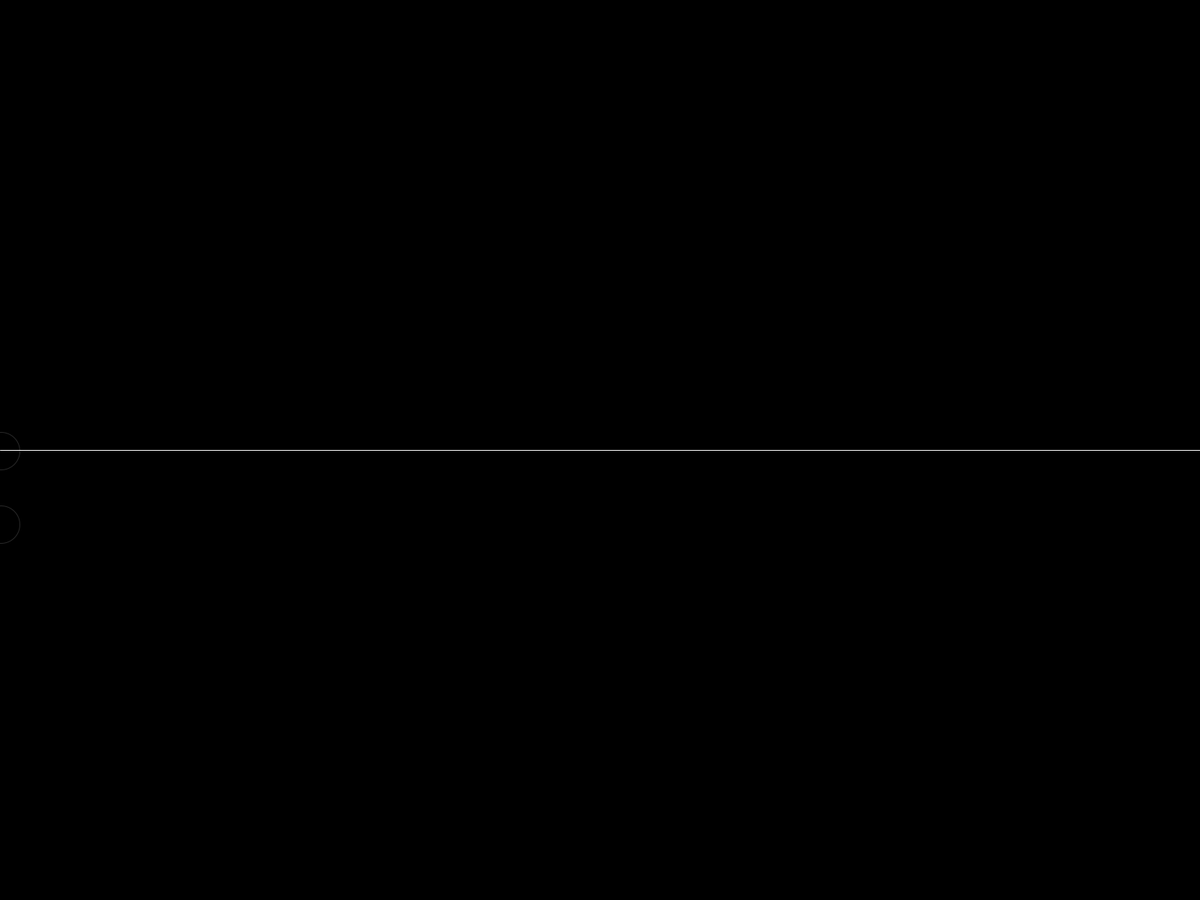
Frame 1 (no input)
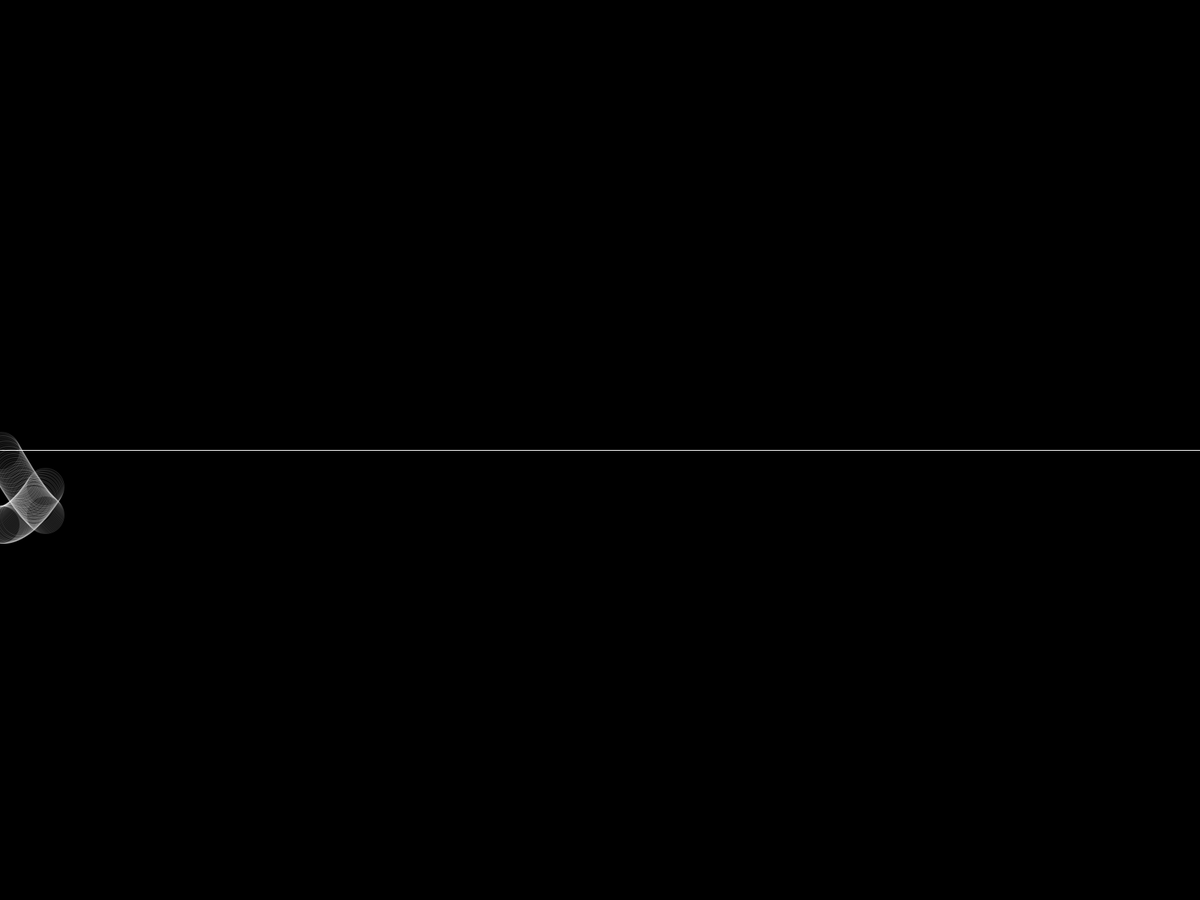
Frame 60 (the mouse pressed at the canvas centre just before this capture)
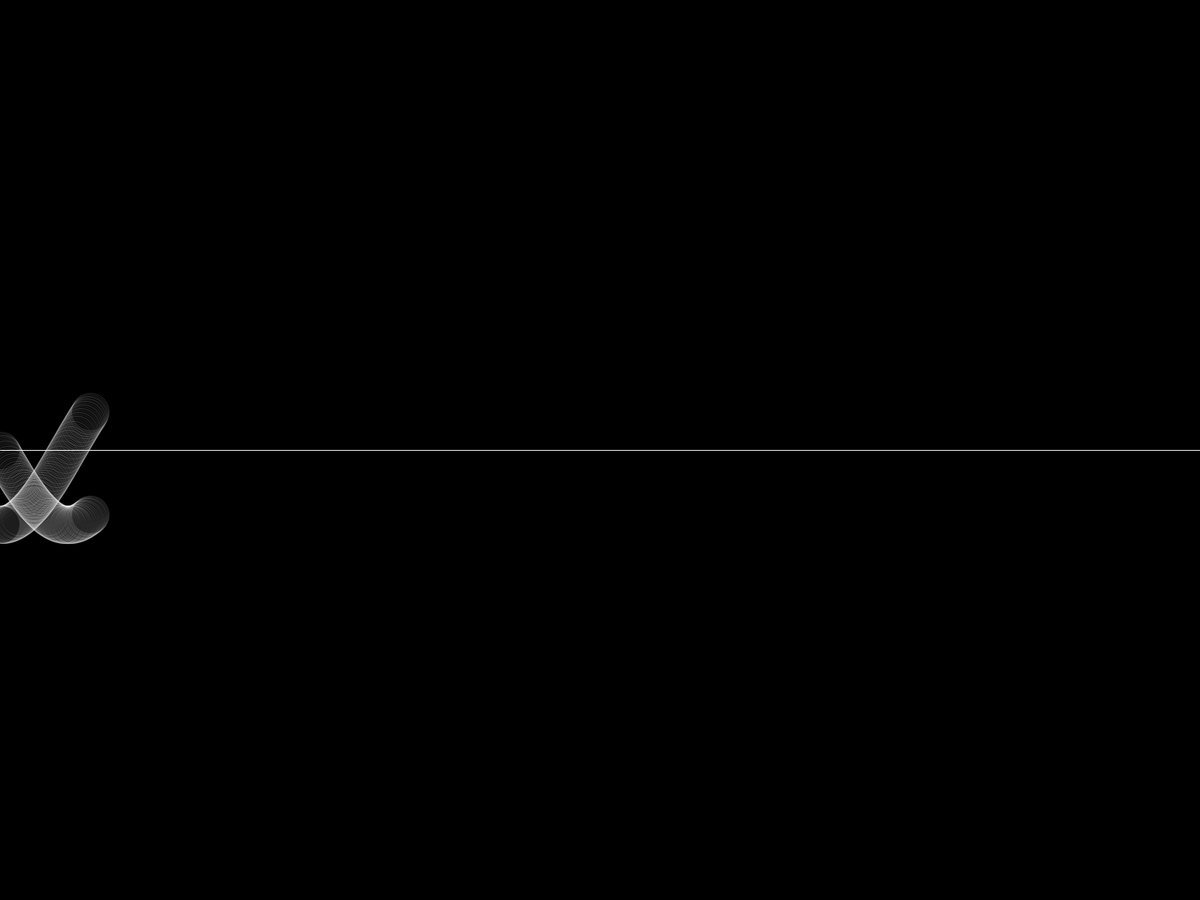
Frame 120 (the mouse held since frame 60 and released just before this capture)

The Processing sketch that drew these frames (run headless with seeded random() and noise(); from frame 60 on, the mouse is pressed at the canvas centre):

// Processing sketch: mySketch
// ── mySketch.pde
// Poliphonia Media Lab, 14 de agosto de 2018

/*
 * https://processing.org/reference/sin_.html
 * https://processing.org/examples/sinewave.html
 * https://processing.org/reference/cos_.html
 */

void setup() {
  fullScreen();
	background(0);
	stroke(255);
	//line(0,?,width,sin?);
	line(0,height/2,width,height/2);
	//line(0,?,width,?);
}

void draw(){
	noFill();
	stroke(255,40);
	
/*
	textAlign(LEFT);
	textSize(40);
	text("cos() começa no 1", 60, height-height/4);
	text("sin() começa no 0", 60, height+60-height/4);
*/
	
	translate(0, height/2);
	ellipse(frameCount, sin(radians(frameCount))*100, 50, 50);
  ellipse(frameCount, cos(radians(frameCount))*100, 50, 50);
}
